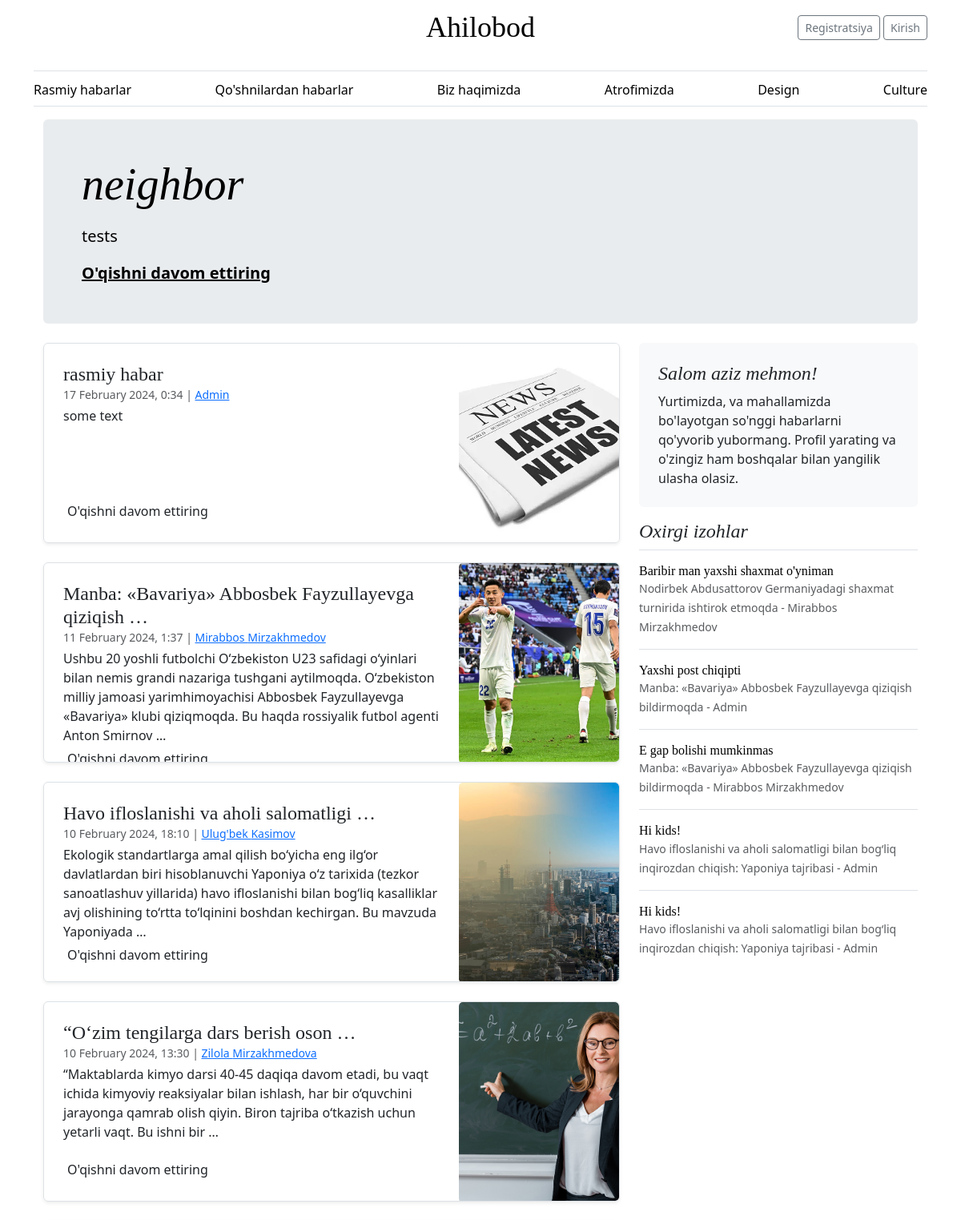
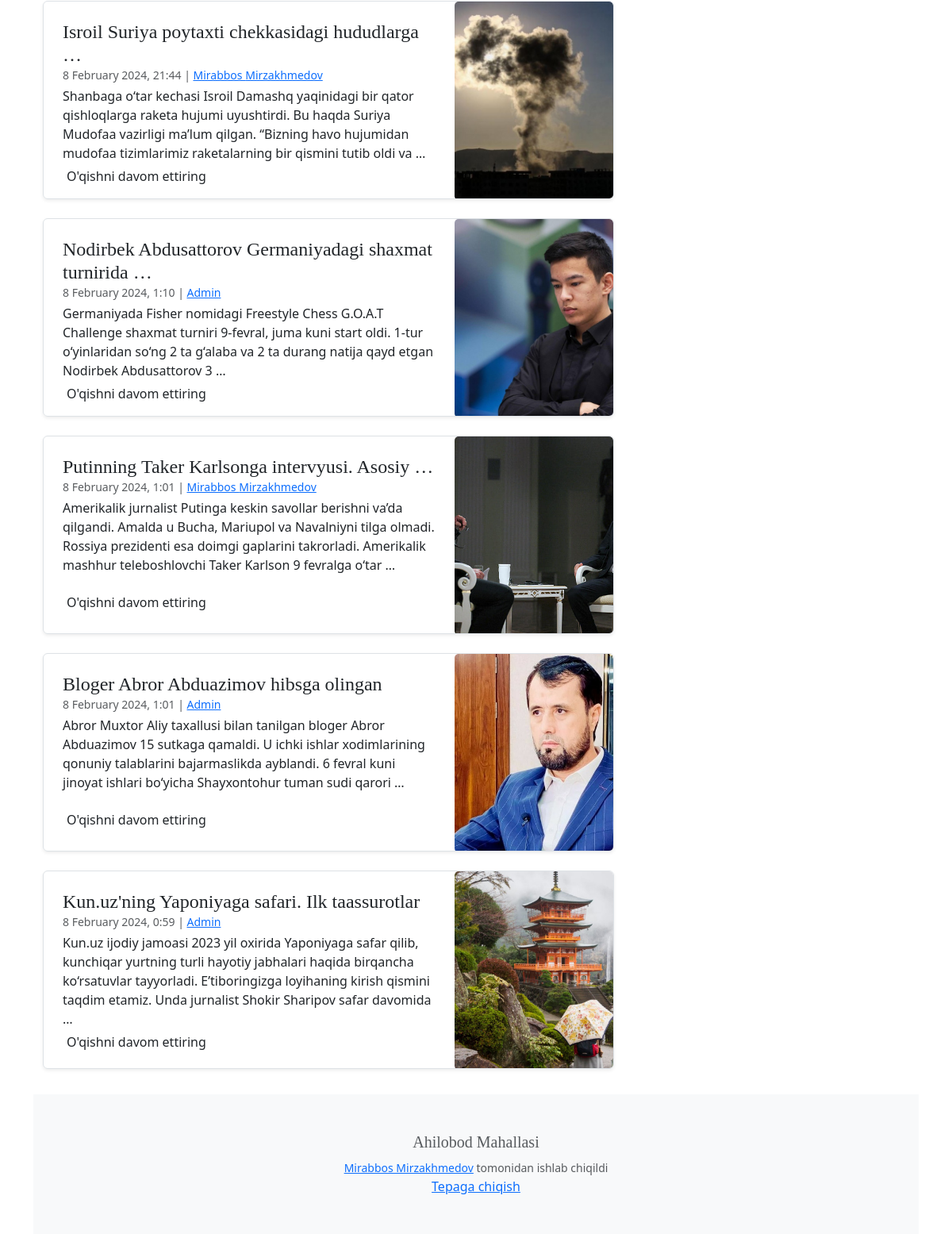
The page / on the database its author committed (2 pictures, top to bottom).
### webapp/models.py (models this page shows, shortened)
class Post(models.Model):
    post_id = models.AutoField(primary_key=True)
    title = models.CharField(max_length=255)
    full_text = RichTextField(blank=True, null=True)
    created_at = models.DateTimeField(default=timezone.now)
    user_id = models.ForeignKey(User, on_delete=models.CASCADE, related_name='posts')
    updated_at = models.DateTimeField(auto_now=True)
    image = models.ImageField(upload_to='posts/', default='../../media/posts/default.webp')

class User(AbstractUser):
    user_id = models.AutoField(primary_key=True)
    phone_number = models.CharField(max_length=20)
    profile_pic = models.ImageField(null=True, upload_to='profile/')
    bio = models.TextField(blank=True, null=True)
    created_at = models.DateTimeField(default=timezone.now)
    updated_at = models.DateTimeField(auto_now=True)

class Comment(models.Model):
    comment_id = models.AutoField(primary_key=True)
    post = models.ForeignKey(Post, on_delete=models.CASCADE, related_name='comments')
    user = models.ForeignKey(User, on_delete=models.CASCADE, related_name='comments')
    comment_text = models.TextField()
    created_at = models.DateTimeField(default=timezone.now)

### webapp/views.py (the view)
# urls.py: path('', views.index, name='home'),
def index(request):
    posts = Post.objects.all().order_by('-created_at')
    comments = Comment.objects.all().order_by('-created_at')
    latest_news = posts.first()
    other_posts = posts[1:]
    last_five = comments[:5]
    data = {
        'last_five': last_five,
        'posts': posts,
        'latest_news': latest_news,
        'other_posts': other_posts,
        'title': "So'nggi yangiliklar",
    }
    return render(request, 'webapp/index.html', data)

### webapp/templates/webapp/index.html (shortened to what this page needs)
{% extends 'webapp/layout.html' %}
{% block body %}
    <div class="p-4 p-md-5 mb-4 rounded text-body-emphasis bg-body-secondary">
        <div class="col-lg-6 px-0">
            <h1 class="display-4 fst-italic">{{ latest_news.title|truncatewords:10|striptags|safe }}</h1>
            <p class="lead my-3">{{ latest_news.full_text|truncatewords:30|striptags|safe }}</p>
            <p class="lead mb-0"><a href="{% url 'news-detail' latest_news.post_id %}" class="text-body-emphasis fw-bold">O'qishni davom ettiring</a></p>
        </div>
    </div>
    <div class="row mb-2">
        <div class="col-md-8">
            {% for post in other_posts  %}
                <div
                    class="row g-0 border rounded overflow-hidden flex-md-row mb-4 shadow-sm h-md-250 position-relative">
                    <div class="col p-4 d-flex flex-column position-static">
                        <h4 class="mb-0">{{ post.title|truncatewords:5|striptags|safe }}</h4>
                        <small
                            class="mb-1 text-body-secondary">{{ post.created_at|date:"j F Y, G:i" }}
                            |
                            <a href="{% url 'profile' post.user_id_id %}">{{ post.user_id.first_name }} {{ post.user_id.last_name }}</a></small>
                        <p class="card-text mb-auto">{{ post.full_text|truncatewords:30|striptags|safe }}</p>
                        <button class="post-button">O'qishni davom ettiring
                        </button>
                    </div>
                    <div class="col-auto d-none d-lg-block">
                        {% if post.image %}
                            <div class="image-container" style="width: 200px; height: 250px; overflow: hidden;">
                                <img class="bd-placeholder-img" style="width: 100%; height: 100%; object-fit: cover;" src="{{ post.image.url }}" alt="{{ post.title }}">
                            </div>
                        {% endif %}
                    </div>
                </div>
            {% endfor %}
        </div>
        <div class="col-md-4">
            <div class="position-sticky" style="top: 2rem;">
                {% if user.is_authenticated %}
                    <div class="p-4 mb-3 bg-body-tertiary rounded">
                        <h4 class="fst-italic">Xush kelibsiz, {{ user.first_name }}!</h4>
                        <p class="mb-0">Yurtimizda, va mahallamizda bo'layotgan so'nggi habarlarni qo'yvorib yubormang.
                        O'qing, izohlar yozing va biz haqimizda boshqalarga ayting.</p>
                    </div>
                {% else %}
                    <div class="p-4 mb-3 bg-body-tertiary rounded">
                        <h4 class="fst-italic">Salom aziz mehmon!</h4>
                        <p class="mb-0">Yurtimizda, va mahallamizda bo'layotgan so'nggi habarlarni qo'yvorib yubormang.
                        Profil yarating va o'zingiz ham boshqalar bilan yangilik ulasha olasiz.</p>
                    </div>
                {% endif %}
                <div>
                    <h4 class="fst-italic">Oxirgi izohlar</h4>
                    <ul class="list-unstyled">
                        {% for comment in last_five %}
                        <li>
                            <a class="d-flex flex-column flex-lg-row gap-3 align-items-start align-items-lg-center py-3 link-body-emphasis text-decoration-none border-top"
                               href="{% url 'news-detail' comment.post.post_id %}">
                                <div class="col-lg-12">
                                    <h6 class="mb-0">{{ comment.comment_text }}</h6>
                                    <small class="text-body-secondary">{{ comment.post.title }} - {{ comment.user.first_name }} {{ comment.user.last_name }}</small>
                                </div>
                            </a>
                        </li>
                        {% endfor %}
                    </ul>
                </div>
            </div>
        </div>
    </div>
{% endblock %}

### webapp/static/css/blog.css (style rules this page uses)
h1, h2, h3, h4, h5, h6 { font-family: "Playfair Display", Georgia, "Times New Roman", serif; }
@media (min-width: 768px) { .h-md-250 { height: 250px; } }
.post-button { background-color: inherit; border: none; color: inherit; text-decoration: none; display: inline-block; font-size: 16px; cursor: pointer; border-radius: 5px; text-align: left!important; width: fit-content; padding: 5px; }
.row { margin-bottom: 20px; }
.image-container { text-align: center; }
.image-container img { max-width: 100%; height: auto; display: block; margin: 0 auto; border-radius: 5px; box-shadow: 0 2px 4px rgba(0, 0, 0, 0.1); }

### webapp/templates/webapp/layout.html (style rules this page uses)
.bd-placeholder-img { font-size: 1.125rem; text-anchor: middle; -webkit-user-select: none; -moz-user-select: none; user-select: none; }

### rows shown on the page
Post: title "neighbor", full_text "tests"
Post: title "rasmiy habar", created_at "17 February 2024, 0:34", user_id.first_name "Admin", full_text "some text", image (placeholder picture)
Post: title "Manba: «Bavariya» Abbosbek Fayzullayevga qiziqish …", created_at "11 February 2024, 1:37", user_id.first_name "Mirabbos", user_id.last_name "Mirzakhmedov", full_text "Ushbu 20 yoshli futbolchi O‘zbekiston U23 safidagi o‘yinlari bilan nemis grandi nazariga tushgani aytilmoqda. O‘zbekiston milliy jamoasi yarimhimoyachisi Abbosbek Fayzullayevga «Bavariya» klubi qiziqmoqda. Bu haqda rossiyalik futbol agenti Anton Smirnov …", image (picture)
Post: title "Havo ifloslanishi va aholi salomatligi …", created_at "10 February 2024, 18:10", user_id.first_name "Ulug'bek", user_id.last_name "Kasimov", full_text "Ekologik standartlarga amal qilish bo‘yicha eng ilg‘or davlatlardan biri hisoblanuvchi Yaponiya o‘z tarixida (tezkor sanoatlashuv yillarida) havo ifloslanishi bilan bog‘liq kasalliklar avj olishining to‘rtta to‘lqinini boshdan kechirgan. Bu mavzuda Yaponiyada …", image (picture)
Post: title "“O‘zim tengilarga dars berish oson …", created_at "10 February 2024, 13:30", user_id.first_name "Zilola", user_id.last_name "Mirzakhmedova", full_text "“Maktablarda kimyo darsi 40-45 daqiqa davom etadi, bu vaqt ichida kimyoviy reaksiyalar bilan ishlash, har bir o‘quvchini jarayonga qamrab olish qiyin. Biron tajriba o‘tkazish uchun yetarli vaqt. Bu ishni bir …", image (picture)
Post: title "Isroil Suriya poytaxti chekkasidagi hududlarga …", created_at "8 February 2024, 21:44", user_id.first_name "Mirabbos", user_id.last_name "Mirzakhmedov", full_text "Shanbaga o‘tar kechasi Isroil Damashq yaqinidagi bir qator qishloqlarga raketa hujumi uyushtirdi. Bu haqda Suriya Mudofaa vazirligi ma’lum qilgan. “Bizning havo hujumidan mudofaa tizimlarimiz raketalarning bir qismini tutib oldi va …", image (picture)
Post: title "Nodirbek Abdusattorov Germaniyadagi shaxmat turnirida …", created_at "8 February 2024, 1:10", user_id.first_name "Admin", full_text "Germaniyada Fisher nomidagi Freestyle Chess G.O.A.T Challenge shaxmat turniri 9-fevral, juma kuni start oldi. 1-tur o‘yinlaridan so‘ng 2 ta g‘alaba va 2 ta durang natija qayd etgan Nodirbek Abdusattorov 3 …", image (picture)
Post: title "Putinning Taker Karlsonga intervyusi. Asosiy …", created_at "8 February 2024, 1:01", user_id.first_name "Mirabbos", user_id.last_name "Mirzakhmedov", full_text "Amerikalik jurnalist Putinga keskin savollar berishni va’da qilgandi. Amalda u Bucha, Mariupol va Navalniyni tilga olmadi. Rossiya prezidenti esa doimgi gaplarini takrorladi. Amerikalik mashhur teleboshlovchi Taker Karlson 9 fevralga o‘tar …", image (picture)
Post: title "Bloger Abror Abduazimov hibsga olingan", created_at "8 February 2024, 1:01", user_id.first_name "Admin", full_text "Abror Muxtor Aliy taxallusi bilan tanilgan bloger Abror Abduazimov 15 sutkaga qamaldi. U ichki ishlar xodimlarining qonuniy talablarini bajarmaslikda ayblandi. 6 fevral kuni jinoyat ishlari bo‘yicha Shayxontohur tuman sudi qarori …", image (picture)
Post: title "Kun.uz'ning Yaponiyaga safari. Ilk taassurotlar", created_at "8 February 2024, 0:59", user_id.first_name "Admin", full_text "Kun.uz ijodiy jamoasi 2023 yil oxirida Yaponiyaga safar qilib, kunchiqar yurtning turli hayotiy jabhalari haqida birqancha ko‘rsatuvlar tayyorladi. E’tiboringizga loyihaning kirish qismini taqdim etamiz. Unda jurnalist Shokir Sharipov safar davomida …", image (picture)
Comment: comment_text "Baribir man yaxshi shaxmat o'yniman", post "Nodirbek Abdusattorov Germaniyadagi shaxmat turnirida ishtirok etmoqda", user.first_name "Mirabbos", user.last_name "Mirzakhmedov"
Comment: comment_text "Yaxshi post chiqipti", post "Manba: «Bavariya» Abbosbek Fayzullayevga qiziqish bildirmoqda", user.first_name "Admin"
Comment: comment_text "E gap bolishi mumkinmas", post "Manba: «Bavariya» Abbosbek Fayzullayevga qiziqish bildirmoqda", user.first_name "Mirabbos", user.last_name "Mirzakhmedov"
Comment: comment_text "Hi kids!", post "Havo ifloslanishi va aholi salomatligi bilan bog‘liq inqirozdan chiqish: Yaponiya tajribasi", user.first_name "Admin"
Comment: comment_text "Hi kids!", post "Havo ifloslanishi va aholi salomatligi bilan bog‘liq inqirozdan chiqish: Yaponiya tajribasi", user.first_name "Admin"
